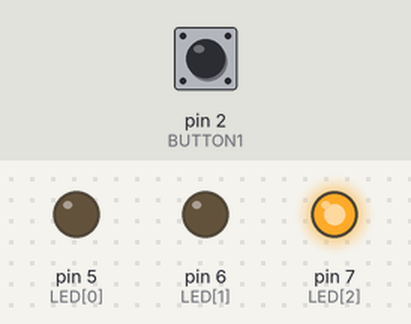
Recording of a sketch running on a simulated Arduino Uno, built with avr-gcc and run on an emulated ATmega328P. Parts: output pins drawn as LEDs (lit = HIGH). The inputs (shaded band) are chosen by the test bench; at power-on: pin 2 (BUTTON1) HIGH.

Above: at 1.2 s.
1.3 s: pin 2 (BUTTON1) pulled LOW for 0.15 s
At 2.6 s:
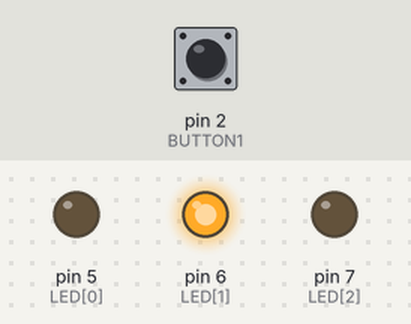
At 4.2 s:
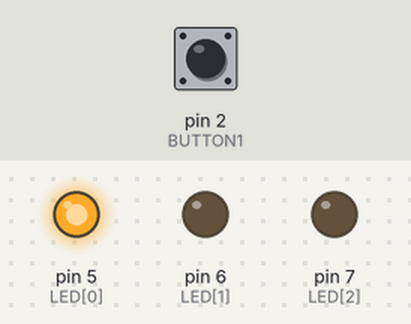
Timing chart, 0 to 13.8 s (numbered marks = the images above; inputs shaded):
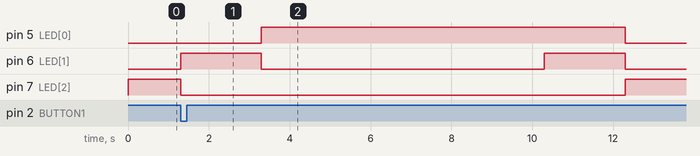

The sketch:

lkp2.ino
```cpp
/*  05. Push buttons */

#define BUTTON1 2           // button pin
#define N 3                 // number of LED
int LED[N] = {5, 6, 7};     // LED pin
int time_limit = 7;         // time limit to cross the road

void setup() {
  pinMode(BUTTON1, INPUT);        // set up button
  for(int i = 0; i < N; i++){
    pinMode(LED[i], OUTPUT);      // set up LED
  }
  digitalWrite(LED[2], HIGH);     // set green on start up
}

void loop() {
  int s1 = digitalRead(BUTTON1);  // read button

  // if button1 are pressed (LOW)
  if (s1 == LOW){
    digitalWrite(LED[2], LOW);    // turn off green
    digitalWrite(LED[1], HIGH);   // turn on yellow
    delay(2000);              // wait 2 sec
    digitalWrite(LED[1], LOW);   // turn off yellow
    digitalWrite(LED[0], HIGH);  // turn on red
    delay(time_limit*1000);      // wait for $time_limit seconds
    digitalWrite(LED[1], HIGH);   // turn on yellow
    delay(2000);              // wait 2 sec
    digitalWrite(LED[0], LOW);    // turn off red
    digitalWrite(LED[1], LOW);    // turn off yellow
    digitalWrite(LED[2], HIGH);   // turn on green
  }
}
```

Measured:
- after the input at 1.3 s, pin 5 (LED[0]): LOW → HIGH after 2.0 s, → LOW 9.0 s later; pin 6 (LED[1]): alternates HIGH for 2.0 s and LOW for 7.0 s, starting at once; pin 7 (LED[2]): HIGH → LOW at once, → HIGH 11.0 s later
